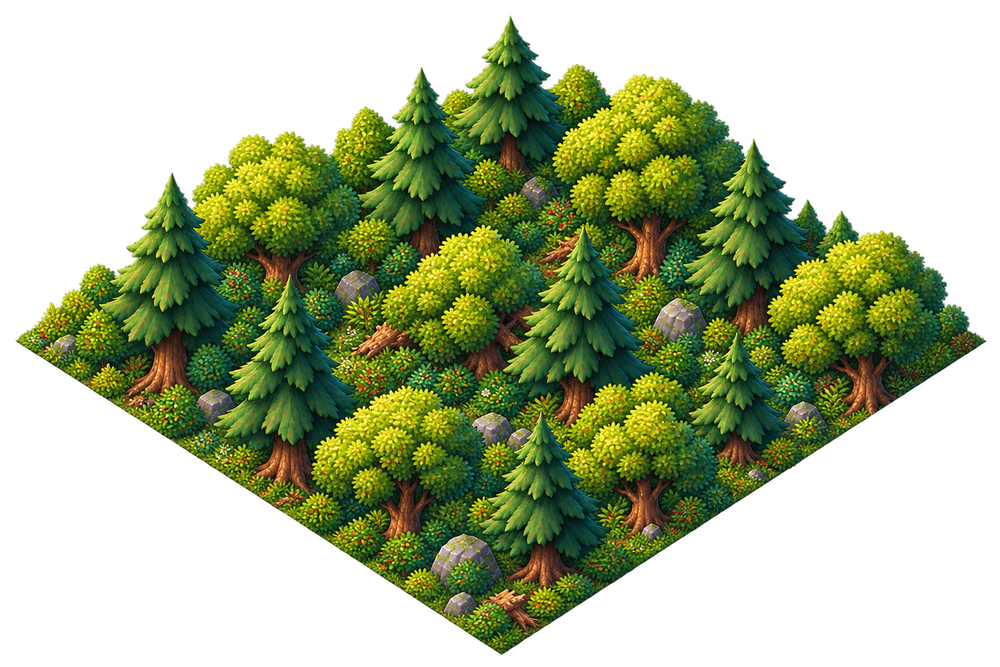
#> input picture dev/assets/forestA_src.png, 1000 x 667 px, shrunk from 1536 x 1024 before the run
$ python -i pack_toon.py   (imports and definitions only)
#> lines starting #> are read from the running program, lines starting #| are printed output that depends on the picture; after the words box and inside, x2 and y2 are one past the last pixel; in counts of white or black regions, pixels touching at a corner belong together
#> further down, picture is the input picture: PIL image 1000x667 RGBA; mean R, G, B, A 40.2, 51.5, 15.2, 121.5
# v1122: Kessa's "Gareth look" sprites (Harley 13 Oct: option A shading + C1 outline).
# Blender (Harley's PC, KingdomArt\kessa_toon.blend): Gareth's cel shader rebuilt as an emission material - 3 hard light steps (1 / 0.72 / 0.5, cool shadow tint),
# small hard highlight + pale rim, worked out in sRGB like dev/knight/fit.tpl.html; light = camera right*0.55 + up*0.65 + toward camera*0.55; exposure 0, Standard.
# Frames posed from blframes.json (pb.matrix = mw^-1 (C D C^-1) mw bone.matrix_local, then the head turn Spine2 .0825 / Neck .074 / Head .146 rad about world Z),
# rendered 480x600 (crop x150-630 of 900x600) and scaled to 160x200 in Blender -> art/originals/sprites_hires/kessa/toon/raw. Full-size renders: KingdomArt\toon\full_*.png.
# This script: adds the 1 px near-black outline (C1) and rebuilds the Arc Burst frames = toon attack frame + the palm energy lifted off the old softer arc frames
# (old arc minus old attack, kept within ~34 px of the palm), then packs the same sheet layout as pack_final.py and swaps it into test/index.html.
import json, base64, io, re, numpy as np
from PIL import Image, ImageFilter
H = 'art/originals/sprites_hires/kessa/'; R = H + 'toon/raw/'; O = H + 'toon/'
def outline(im):
    a = im.split()[3].point(lambda v: 255 if v > 60 else 0); ring = a.filter(ImageFilter.MaxFilter(3))
#> after `a = im.split()[3].point(lambda v: 255 if v > 60 else 0)`:
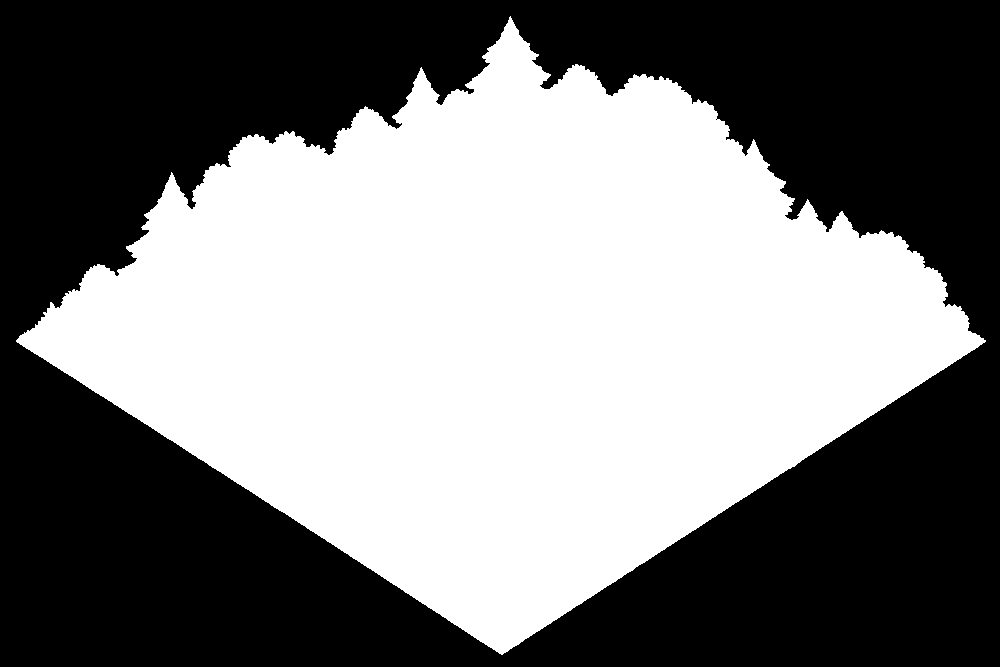
#> a: PIL image 1000x667 L; 48.4% white; 1 white region, box (x1, y1, x2, y2) and area: (16, 16, 986, 655) 322742
#> after `ring = a.filter(ImageFilter.MaxFilter(3))`:
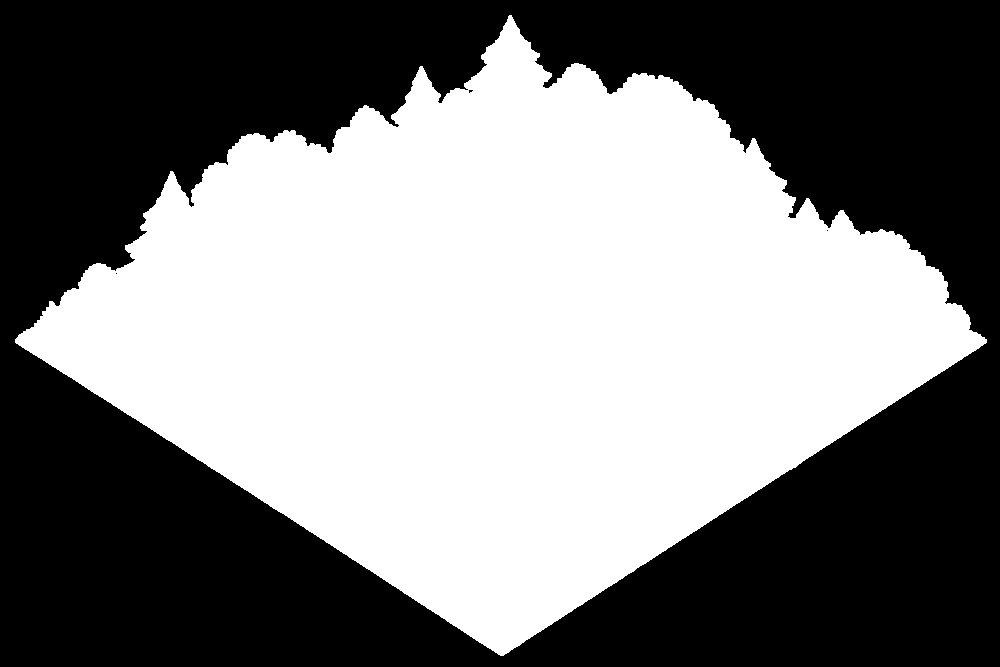
#> ring: PIL image 1000x667 L; 49% white; 1 white region, box (x1, y1, x2, y2) and area: (15, 15, 987, 656) 326965
    o = Image.new('RGBA', im.size, (18, 15, 20, 0)); o.putalpha(ring); o.alpha_composite(im); return o
#> after `o.putalpha(ring)`:
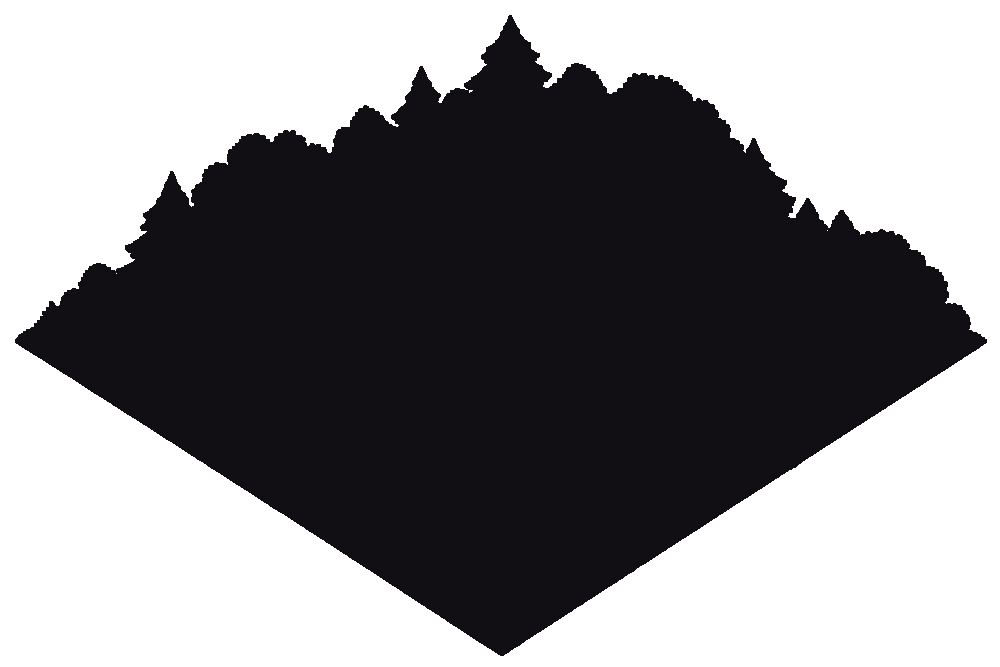
#> o: PIL image 1000x667 RGBA; mean R, G, B, A 18, 15, 20, 125; transparent parts drawn white
#> after `o.alpha_composite(im)`:
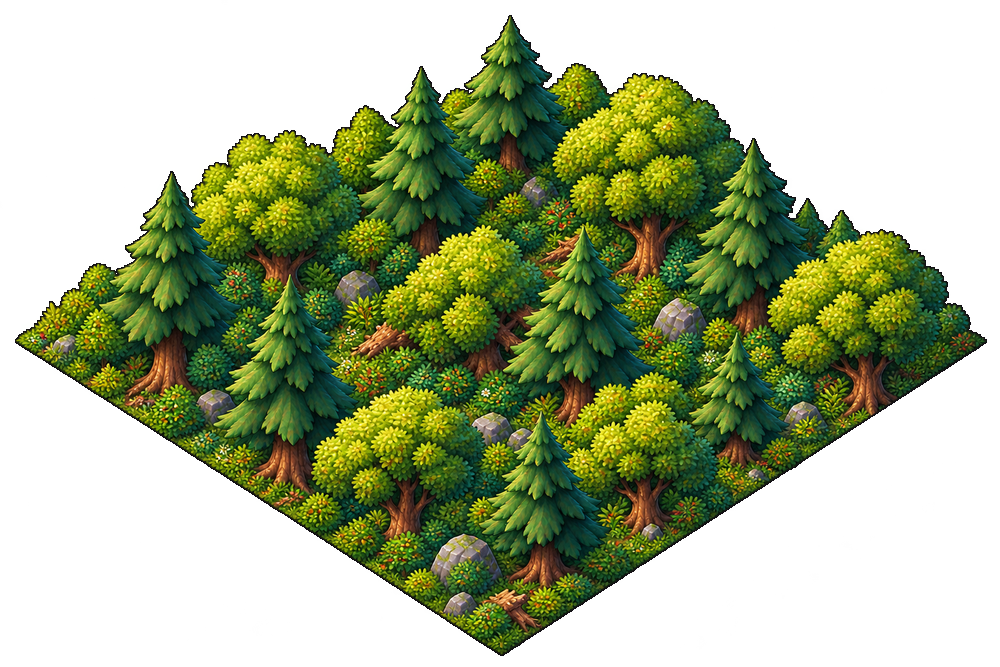
#> o: PIL image 1000x667 RGBA; mean R, G, B, A 48.5, 58, 25.2, 125; transparent parts drawn white
# [4 lines not run here, left out]
def pm(im): a = np.asarray(im.convert('RGBA')).astype(float) / 255; return a[..., :3] * a[..., 3:], a[..., 3]
yy, xx = np.mgrid[:200, :160]; arc = []
# [7 lines not run here, left out]
# [1 line that did not run here, left out]
# [1 line that did not run here, left out]
# [6 lines not run here, left out]

>>> from PIL import Image
>>> picture = Image.open('../assets/forestA_src.png')
>>> result = outline(picture)

$ run again, on dev/assets/forestB_src.png
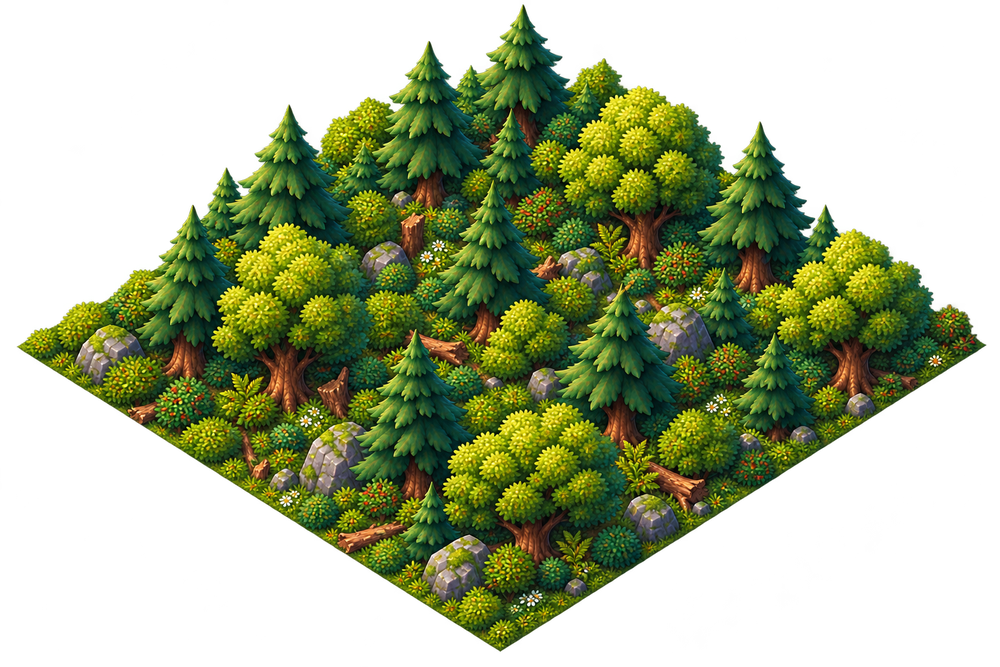
#> input picture dev/assets/forestB_src.png, 1000 x 667 px, shrunk from 1536 x 1024 before the run
#> picture is the input picture: PIL image 1000x667 RGBA; mean R, G, B, A 38.1, 47.8, 14.6, 119.8
#> in outline, `a = im.split()[3].point(lambda v: 255 if v > 60 else 0)`:
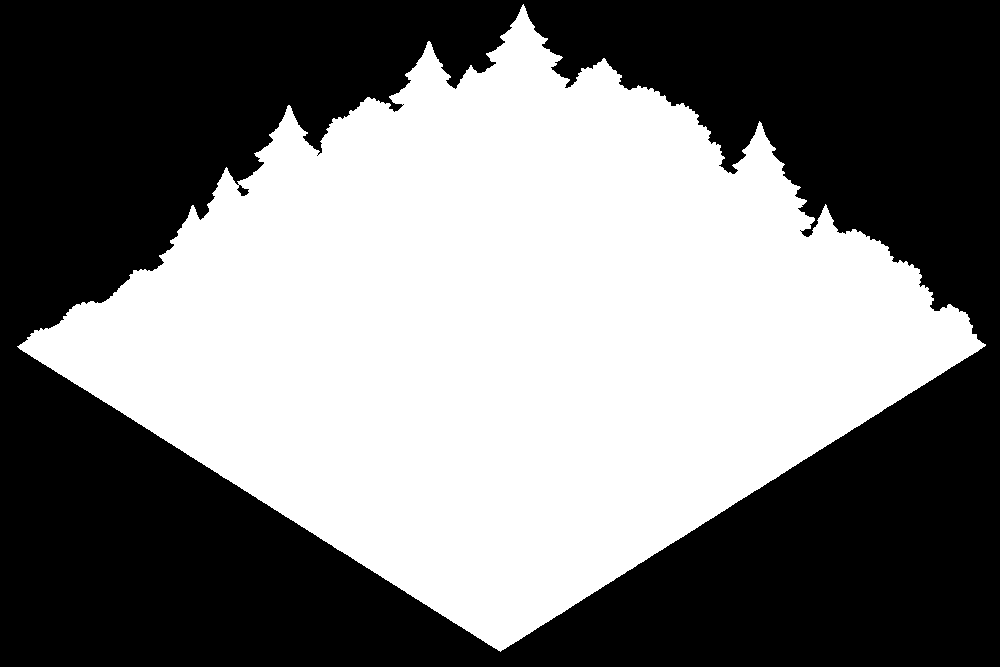
#> a: PIL image 1000x667 L; 47.7% white; 1 white region, box (x1, y1, x2, y2) and area: (17, 4, 986, 652) 318048
#> ring: PIL image 1000x667 L; 48.3% white; 1 white region, box (x1, y1, x2, y2) and area: (16, 3, 987, 653) 322390
#> in outline, `o.alpha_composite(im)`:
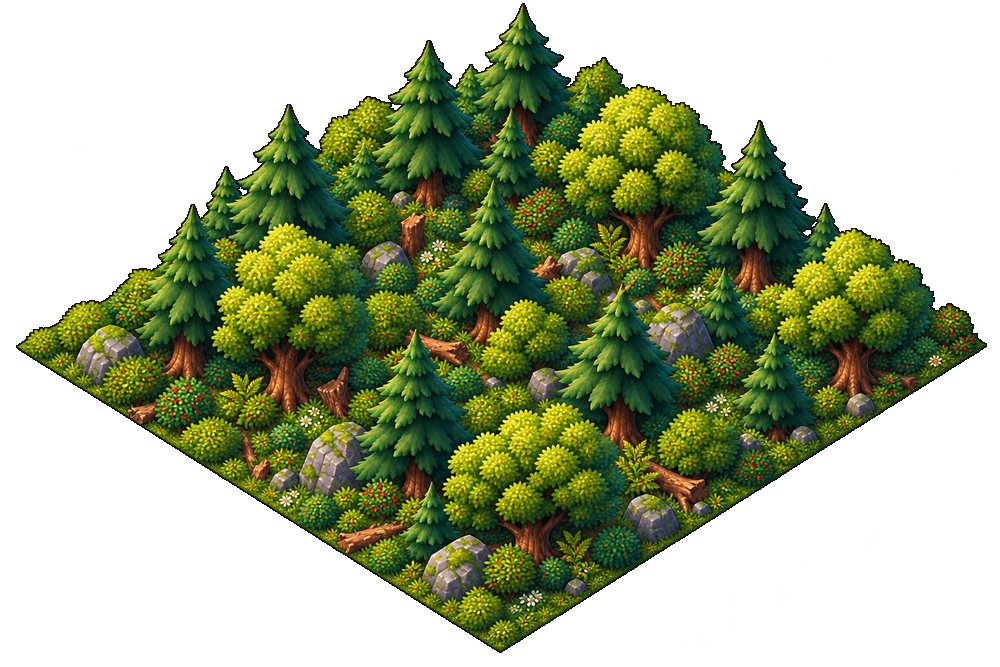
#> o: PIL image 1000x667 RGBA; mean R, G, B, A 46.5, 54.5, 24.7, 123.3; transparent parts drawn white

$ run again, on dev/assets/hills_src.png
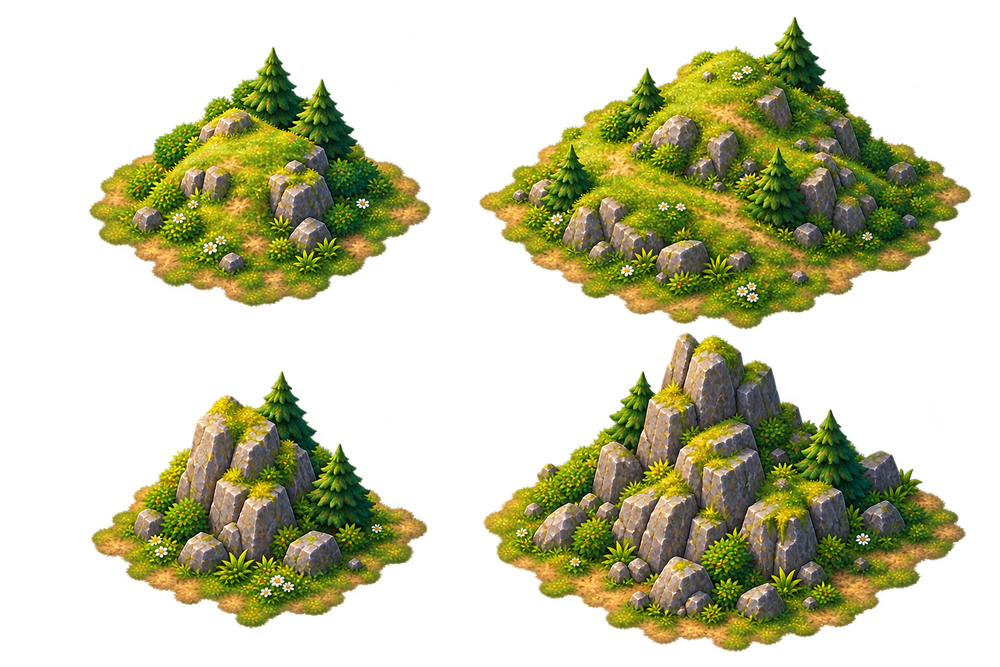
#> input picture dev/assets/hills_src.png, 1000 x 667 px, shrunk from 1536 x 1024 before the run
#> picture is the input picture: PIL image 1000x667 RGBA; mean R, G, B, A 50.9, 51.1, 18.1, 100.3
#> in outline, `a = im.split()[3].point(lambda v: 255 if v > 60 else 0)`:
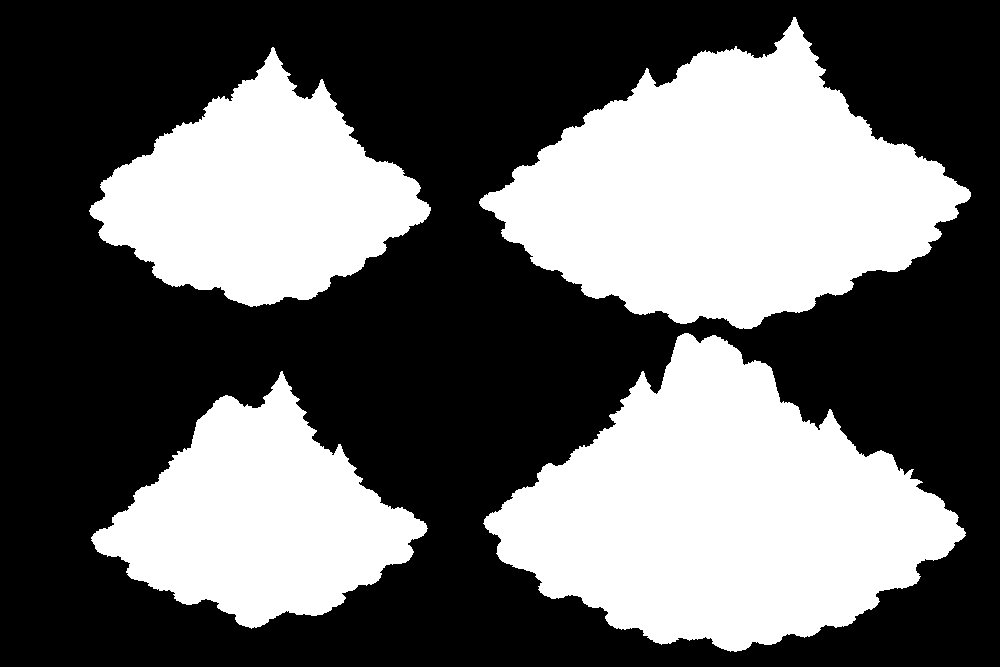
#> a: PIL image 1000x667 L; 40.2% white; 4 white regions, box (x1, y1, x2, y2) and area: (483, 333, 966, 652) 87834, (479, 17, 971, 329) 86094, (89, 47, 431, 307) 49027, (91, 371, 428, 629) 45423
#> ring: PIL image 1000x667 L; 41.3% white; 4 white regions, box (x1, y1, x2, y2) and area: (482, 332, 967, 653) 89834, (478, 16, 972, 330) 88060, (88, 46, 432, 308) 50504, (90, 370, 429, 630) 46847
#> in outline, `o.alpha_composite(im)`:
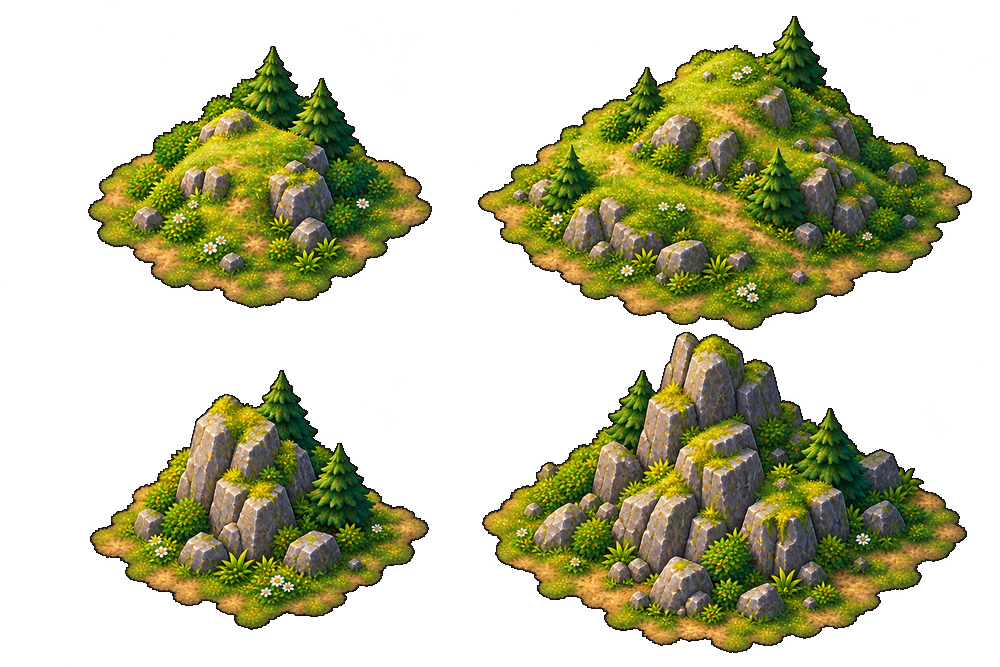
#> o: PIL image 1000x667 RGBA; mean R, G, B, A 59.3, 57.8, 29.2, 105.3; transparent parts drawn white
